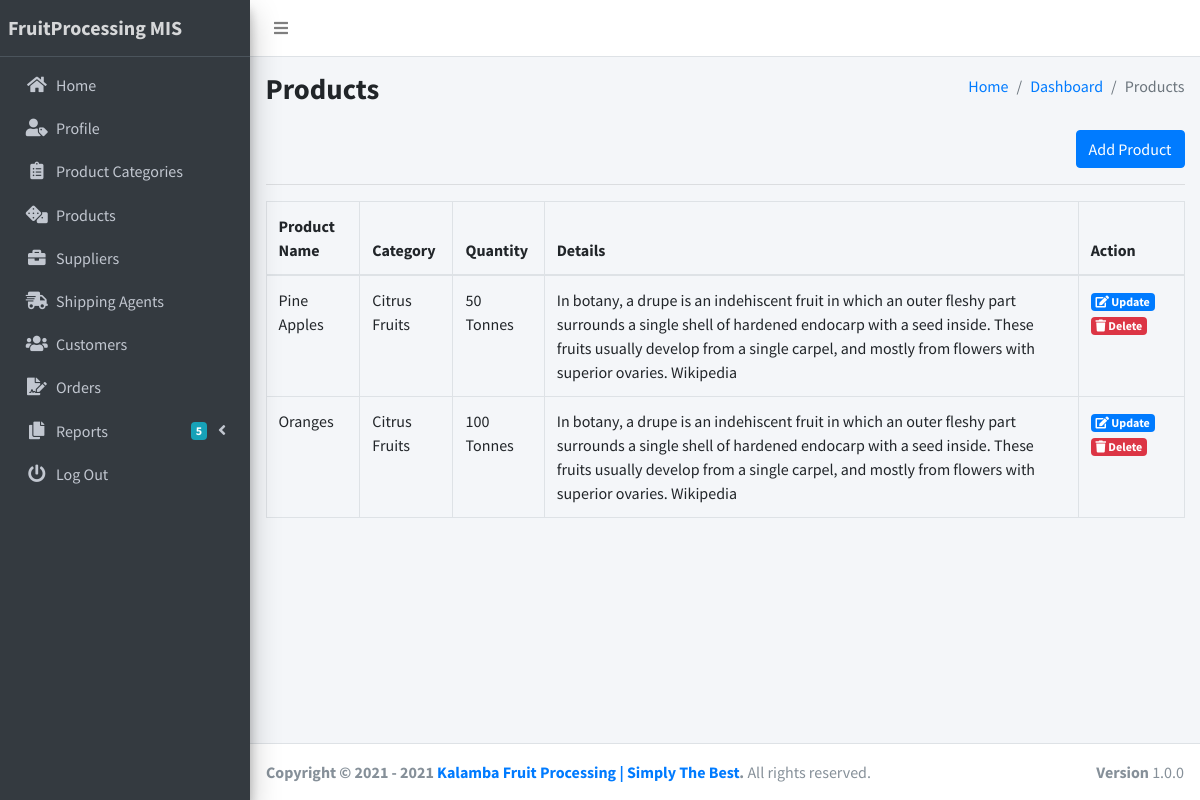
The page /views/products.php (signed in) on the database its author committed.
### tables this page shows
CREATE TABLE `settings` (
  `name` longtext NOT NULL,
  `tagline` longtext NOT NULL
);

CREATE TABLE `products` (
  `p_id` int(200) NOT NULL,
  `p_pc_id` int(200) DEFAULT NULL,
  `p_name` varchar(200) DEFAULT NULL,
  `p_details` longtext DEFAULT NULL,
  `p_quantity` varchar(200) DEFAULT NULL
);

CREATE TABLE `product_categories` (
  `pc_id` int(200) NOT NULL,
  `pc_name` varchar(200) DEFAULT NULL,
  `pc_desc` longtext DEFAULT NULL
);

### views/products.php (the view, shortened to what this page needs)
<?php
require_once('../config/config.php');
require_once('../partials/head.php');
?>
<body class="hold-transition sidebar-mini layout-fixed layout-navbar-fixed layout-footer-fixed">
    <div class="wrapper">
        <?php require_once('../partials/navbar.php'); ?>
        <?php require_once('../partials/sidebar.php'); ?>
        <div class="content-wrapper">
            <div class="content-header">
                <div class="container-fluid">
                    <div class="row mb-2">
                        <div class="col-sm-6">
                            <h1 class="m-0 text-bold">Products</h1>
                        </div>
                        <div class="col-sm-6">
                            <ol class="breadcrumb float-sm-right">
                                <li class="breadcrumb-item"><a href="dashboard">Home</a></li>
                                <li class="breadcrumb-item"><a href="">Dashboard</a></li>
                                <li class="breadcrumb-item active">Products</li>
                            </ol>
                        </div>
                    </div>
                </div>
            </div>
            <section class="content">
                <div class="container-fluid">
                    <div class="text-right">
                        <button type="button" class="btn btn-primary" data-toggle="modal" data-target="#add_modal">Add Product</button>
                    </div>
                    <hr>
                    <div class="row">
                        <div class="col-12">
                            <table class="table table-bordered table-hover">
                                <thead>
                                    <tr>
                                        <th>Product Name</th>
                                        <th>Category </th>
                                        <th>Quantity</th>
                                        <th>Details </th>
                                        <th>Action</th>
                                    </tr>
                                </thead>
                                <tbody>
                                    <?php
                                    $ret = "SELECT * FROM products p
                                    INNER JOIN product_categories pc ON p.p_pc_id = pc.pc_id";
                                    $stmt = $mysqli->prepare($ret);
                                    $stmt->execute();
                                    $res = $stmt->get_result();
                                    while ($product = $res->fetch_object()) {
                                    ?>
                                        <tr>
                                            <td><?php echo $product->p_name; ?></td>
                                            <td><?php echo $product->pc_name; ?></td>
                                            <td><?php echo $product->p_quantity; ?></td>
                                            <td><?php echo $product->p_details; ?></td>
                                            <td>
                                                <a class="badge badge-primary" data-toggle="modal" href="#edit-<?php echo $product->p_id; ?>">
                                                    <i class="fas fa-edit"></i>
                                                    Update
                                                </a>
                                                <a class="badge badge-danger" data-toggle="modal" href="#delete-<?php echo $product->p_id; ?>">
                                                    <i class="fas fa-trash"></i>
                                                    Delete
                                                </a>
                                            </td>
                                        </tr>
                                    <?php
                                    }
                                    ?>
                                </tbody>
                            </table>
                        </div>
                    </div>
                </div>
            </section>
        </div>
        <?php require_once('../partials/footer.php'); ?>
    </div>
</body>
</html>

### partials/sidebar.php (shortened to what this page needs)
<?php
$ret = "SELECT * FROM `settings` ";
$stmt = $mysqli->prepare($ret);
$stmt->execute();
$res = $stmt->get_result();
while ($sys = $res->fetch_object()) {
?>
    <aside class="main-sidebar sidebar-dark-primary elevation-4">
        <a href="home" class="brand-link">
            <span class="brand-text font-weight-bold">FruitProcessing MIS</span>
        </a>
        <div class="sidebar">
            <nav class="mt-2">
                <ul class="nav nav-pills nav-sidebar flex-column" data-widget="treeview" role="menu" data-accordion="false">
                    <li class="nav-item">
                        <a href="dashboard" class="nav-link">
                            <i class="nav-icon fas fa-home"></i>
                            <p>
                                Home
                            </p>
                        </a>
                    </li>
                    <li class="nav-item">
                        <a href="profile" class="nav-link">
                            <i class="nav-icon fas fa-user-tag"></i>
                            <p>
                                Profile
                            </p>
                        </a>
                    </li>
                    <li class="nav-item">
                        <a href="product_categories" class="nav-link">
                            <i class="nav-icon fas fa-clipboard-list"></i>
                            <p>
                                Product Categories
                            </p>
                        </a>
                    </li>
                    <li class="nav-item">
                        <a href="products" class="nav-link">
                            <i class="nav-icon fas fa-dice"></i>
                            <p>
                                Products
                            </p>
                        </a>
                    </li>
                    <li class="nav-item">
                        <a href="suppliers" class="nav-link">
                            <i class="nav-icon fas fa-briefcase"></i>
                            <p>
                                Suppliers
                            </p>
                        </a>
                    </li>
                    <li class="nav-item">
                        <a href="shipping_agents" class="nav-link">
                            <i class="nav-icon fas fa-shipping-fast"></i>
                            <p>
                                Shipping Agents
                            </p>
                        </a>
                    </li>
                    <li class="nav-item">
                        <a href="customers" class="nav-link">
                            <i class="nav-icon fas fa-users"></i>
                            <p>
                                Customers
                            </p>
                        </a>
                    </li>
                    <li class="nav-item">
                        <a href="orders" class="nav-link">
                            <i class="nav-icon fas fa-file-signature"></i>
                            <p>
                                Orders
                            </p>
                        </a>
                    </li>
                    <li class="nav-item has-treeview">
                        <a href="#" class="nav-link">
                            <i class="nav-icon fas fa-copy"></i>
                            <p>
                                Reports
                                <i class="fas fa-angle-left right"></i>
                                <span class="badge badge-info right">5</span>
                            </p>
                        </a>
                    </li>
                    <li class="nav-item">
                        <a href="logout" class="nav-link">
                            <i class="nav-icon fas fa-power-off"></i>
                            <p>
                                Log Out
                            </p>
                        </a>
                    </li>
                </ul>
            </nav>
        </div>
    </aside>
<?php
} ?>

### partials/footer.php
<?php
$ret = "SELECT * FROM `settings` ";
$stmt = $mysqli->prepare($ret);
$stmt->execute();
$res = $stmt->get_result();
while ($sys = $res->fetch_object()) {
?>
    <footer class="main-footer">
        <strong>Copyright &copy; 2021 - <?php echo date('Y');; ?> <a href=""> <?php echo $sys->name . " | " . $sys->tagline; ?></a>.</strong>
        All rights reserved.
        <div class="float-right d-none d-sm-inline-block">
            <b>Version</b> 1.0.0
        </div>
    </footer>
<?php
} ?>

### rows shown on the page
settings: name "Kalamba Fruit Processing", tagline "Simply The Best"
products: p_name "Pine Apples", product_categories.pc_name "Citrus Fruits", p_quantity "50 Tonnes", p_details "In botany, a drupe is an indehiscent fruit in which an outer fleshy part surrounds a single shell of hardened endocarp with a seed inside. These fruits usually develop from a single carpel, and mostly from flowers with superior ovaries. Wikipedia"
products: p_name "Oranges", product_categories.pc_name "Citrus Fruits", p_quantity "100 Tonnes", p_details "In botany, a drupe is an indehiscent fruit in which an outer fleshy part surrounds a single shell of hardened endocarp with a seed inside. These fruits usually develop from a single carpel, and mostly from flowers with superior ovaries. Wikipedia"
